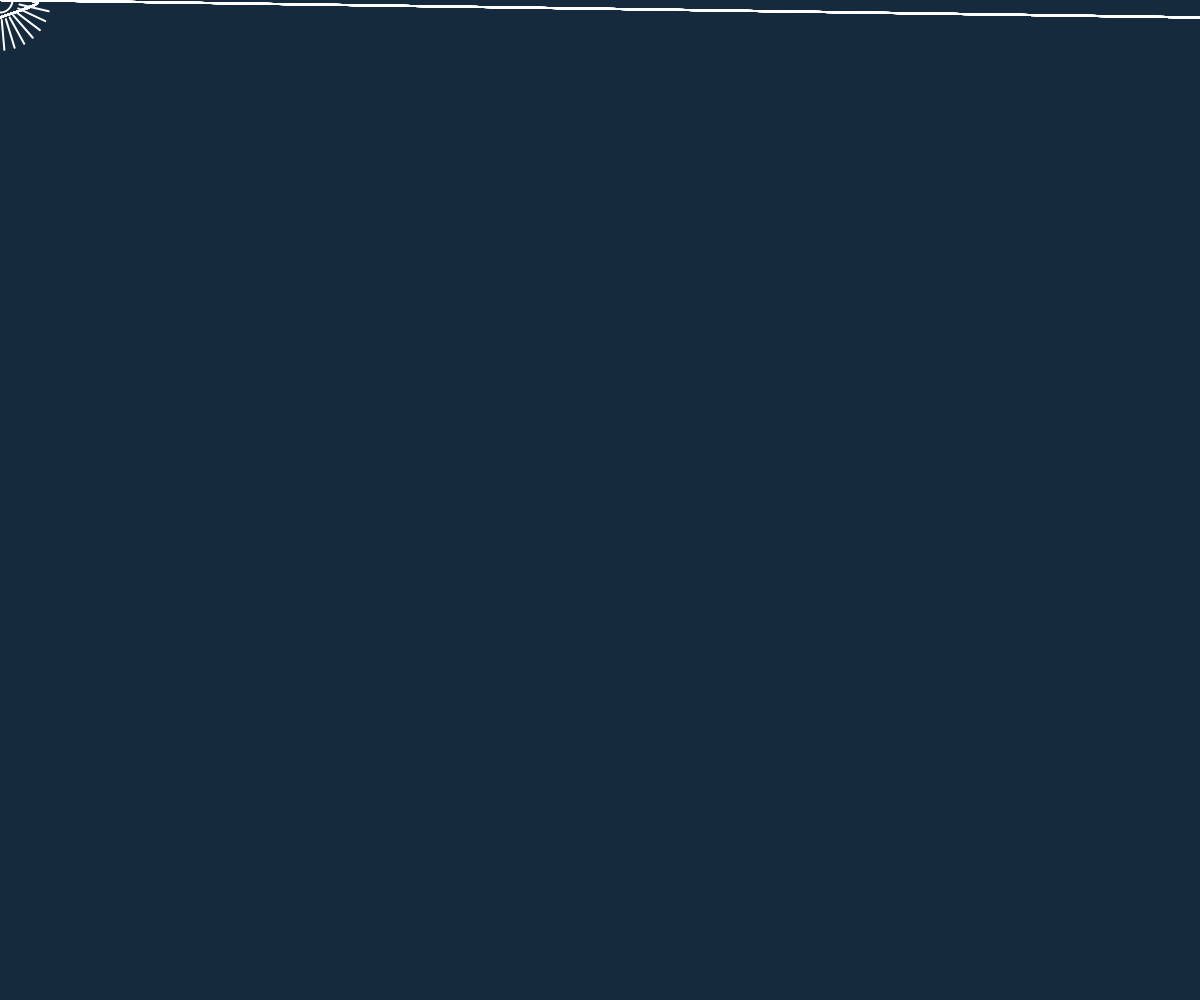
Frame 1 (no input)
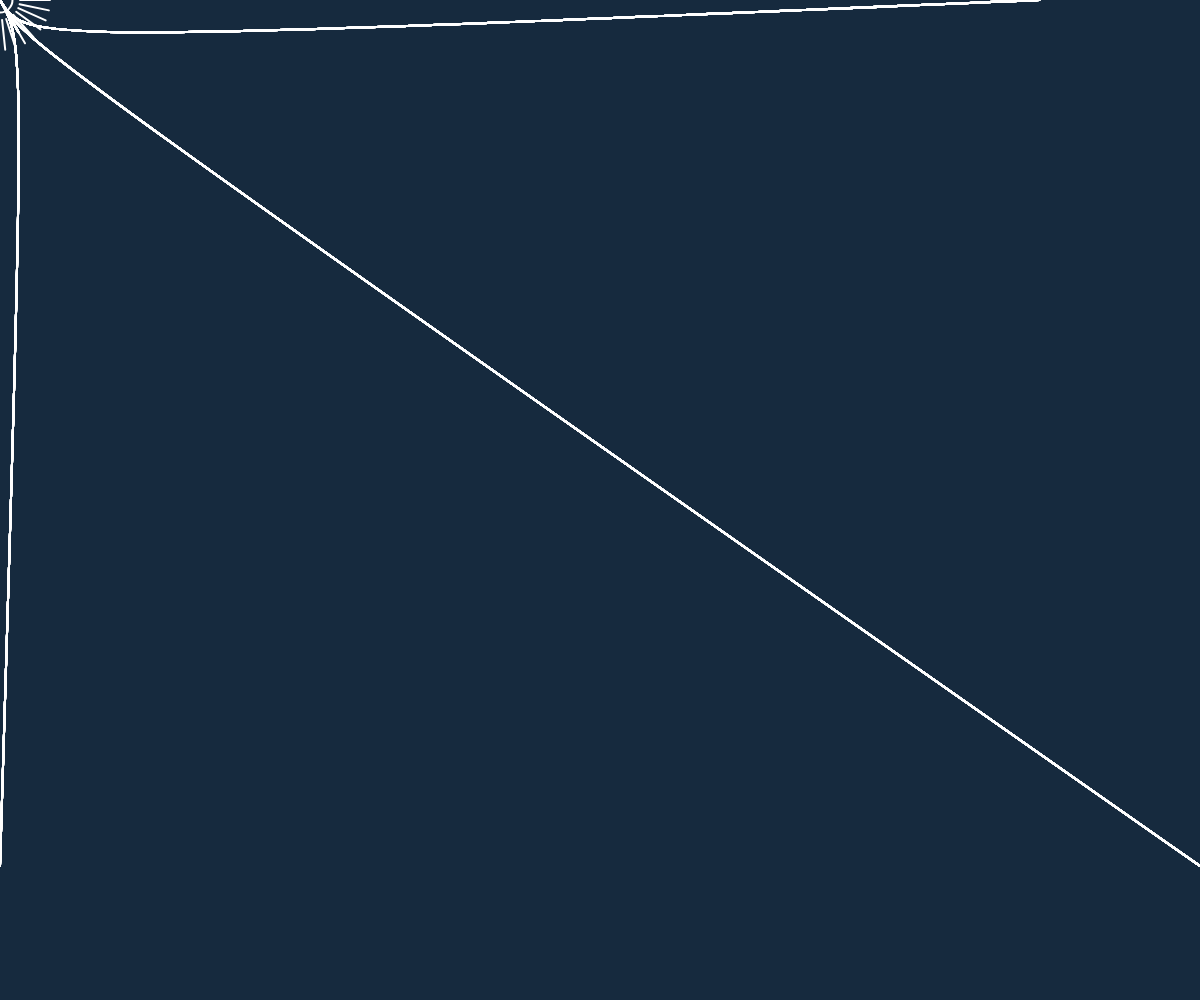
Frame 60 (no input)
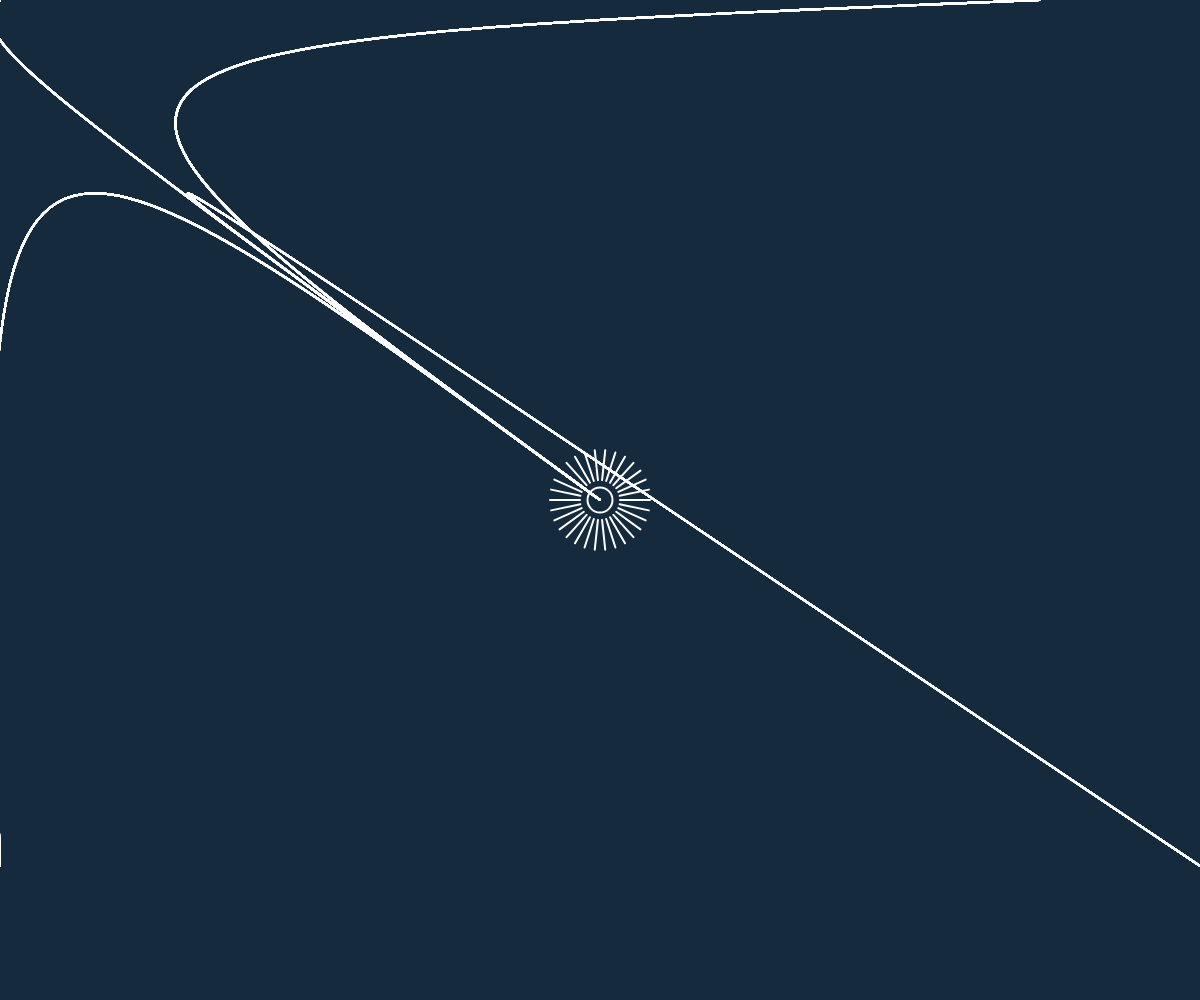
Frame 120 (the mouse pressed at the canvas centre since frame 60)

The p5.js sketch that drew these frames (run headless with seeded random() and noise() and a simulated clock; from frame 60 on, the mouse is pressed at the canvas centre):

// p5.js sketch
// ── sketch.js
var canvas;

function setup() {
  canvas = createCanvas(windowWidth, windowHeight);
  // smooth();
  angleMode(DEGREES);
  frameRate(30);
  noCursor();
  noFill();
}

var a;

var movx;
var movy;

function draw() {

background(22, 42, 62);
stroke(255);
strokeWeight(2);
ellipse(mouseX, mouseY, 25);

for (a=0; a<360; a=a+12){
  // movx = cos(a*frameCount);
  // movy = sin(a*frameCount);
 line(mouseX+cos(a + frameCount)*20,mouseY+sin(a + frameCount)*20, mouseX+cos(a + frameCount)*50,mouseY+sin(a + frameCount)*50);

 bezier(mouseX, mouseY, cos(frameCount)*50,sin(frameCount)*50, cos(frameCount)*50,sin(frameCount)*50, 0,0 )
 bezier(mouseX, mouseY, cos(frameCount)*50,sin(frameCount)*50, cos(frameCount)*50,sin(frameCount)*50, sin(frameCount)*width,0 )
 bezier(mouseX, mouseY, cos(frameCount)*50,sin(frameCount)*50, cos(frameCount)*50,sin(frameCount)*50, 0,sin(frameCount)*height )
 bezier(mouseX, mouseY, cos(frameCount)*50,sin(frameCount)*50, cos(frameCount)*50,sin(frameCount)*50, width, sin(frameCount)*height )
}
}
